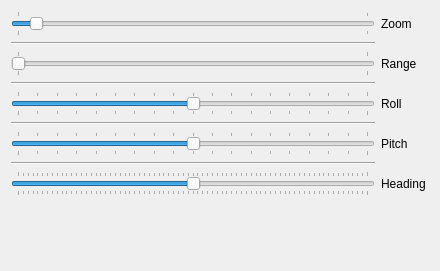
          <widget class="QWidget" name="scrollAreaWidgetContents_2">
           <property name="geometry">
            <rect>
             <x>0</x>
             <y>0</y>
             <width>440</width>
             <height>271</height>
            </rect>
           </property>
           <layout class="QGridLayout" name="gridLayout_4">
            <item row="0" column="0">
             <widget class="QSlider" name="ZoomSlider">
              <property name="minimum">
               <number>-100</number>
              </property>
              <property name="maximum">
               <number>27536977</number>
              </property>
              <property name="value">
               <number>5000</number>
              </property>
              <property name="orientation">
               <enum>Qt::Horizontal</enum>
              </property>
              <property name="tickPosition">
               <enum>QSlider::TicksBothSides</enum>
              </property>
              <property name="tickInterval">
               <number>1000000</number>
              </property>
             </widget>
            </item>
            <item row="0" column="1">
             <widget class="QLabel" name="Zoomlabel_2">
              <property name="text">
               <string>Zoom </string>
              </property>
             </widget>
            </item>
            <item row="2" column="0">
             <widget class="QSlider" name="RangeSlider">
              <property name="maximum">
               <number>27536977</number>
              </property>
              <property name="orientation">
               <enum>Qt::Horizontal</enum>
              </property>
              <property name="tickPosition">
               <enum>QSlider::TicksBothSides</enum>
              </property>
              <property name="tickInterval">
               <number>1000000</number>
              </property>
             </widget>
            </item>
            <item row="2" column="1">
             <widget class="QLabel" name="Rangelabel_2">
              <property name="text">
               <string>Range </string>
              </property>
             </widget>
            </item>
            <item row="4" column="0">
             <widget class="QSlider" name="RollSlider">
              <property name="minimum">
               <number>-90</number>
              </property>
              <property name="maximum">
               <number>90</number>
              </property>
              <property name="orientation">
               <enum>Qt::Horizontal</enum>
              </property>
              <property name="tickPosition">
               <enum>QSlider::TicksBothSides</enum>
              </property>
              <property name="tickInterval">
               <number>10</number>
              </property>
             </widget>
            </item>
            <item row="4" column="1">
             <widget class="QLabel" name="Rolllabel_2">
              <property name="text">
               <string>Roll </string>
              </property>
             </widget>
            </item>
            <item row="6" column="0">
             <widget class="QSlider" name="PitchSlider">
              <property name="minimum">
               <number>-90</number>
              </property>
              <property name="maximum">
               <number>90</number>
              </property>
              <property name="orientation">
               <enum>Qt::Horizontal</enum>
              </property>
              <property name="tickPosition">
               <enum>QSlider::TicksBothSides</enum>
              </property>
             </widget>
            </item>
            <item row="6" column="1">
             <widget class="QLabel" name="Pitchlabel_2">
              <property name="text">
               <string>Pitch</string>
              </property>
             </widget>
            </item>
            <item row="8" column="0">
             <widget class="QSlider" name="HandlingSlider">
              <property name="minimum">
               <number>-360</number>
              </property>
              <property name="maximum">
               <number>360</number>
              </property>
              <property name="orientation">
               <enum>Qt::Horizontal</enum>
              </property>
              <property name="tickPosition">
               <enum>QSlider::TicksBothSides</enum>
              </property>
              <property name="tickInterval">
               <number>10</number>
              </property>
             </widget>
            </item>
            <item row="8" column="1">
             <widget class="QLabel" name="Headinglabel_2">
              <property name="text">
               <string>Heading </string>
              </property>
             </widget>
            </item>
            <item row="1" column="0">
             <widget class="Line" name="line_8">
              <property name="orientation">
               <enum>Qt::Horizontal</enum>
              </property>
             </widget>
            </item>
            <item row="3" column="0">
             <widget class="Line" name="line_9">
              <property name="orientation">
               <enum>Qt::Horizontal</enum>
              </property>
             </widget>
            </item>
            <item row="5" column="0">
             <widget class="Line" name="line_10">
              <property name="orientation">
               <enum>Qt::Horizontal</enum>
              </property>
             </widget>
            </item>
            <item row="7" column="0">
             <widget class="Line" name="line_11">
              <property name="orientation">
               <enum>Qt::Horizontal</enum>
              </property>
             </widget>
            </item>
            <item row="9" column="0">
             <spacer name="verticalSpacer_3">
              <property name="orientation">
               <enum>Qt::Vertical</enum>
              </property>
              <property name="sizeHint" stdset="0">
               <size>
                <width>20</width>
                <height>40</height>
               </size>
              </property>
             </spacer>
            </item>
           </layout>
          </widget>
